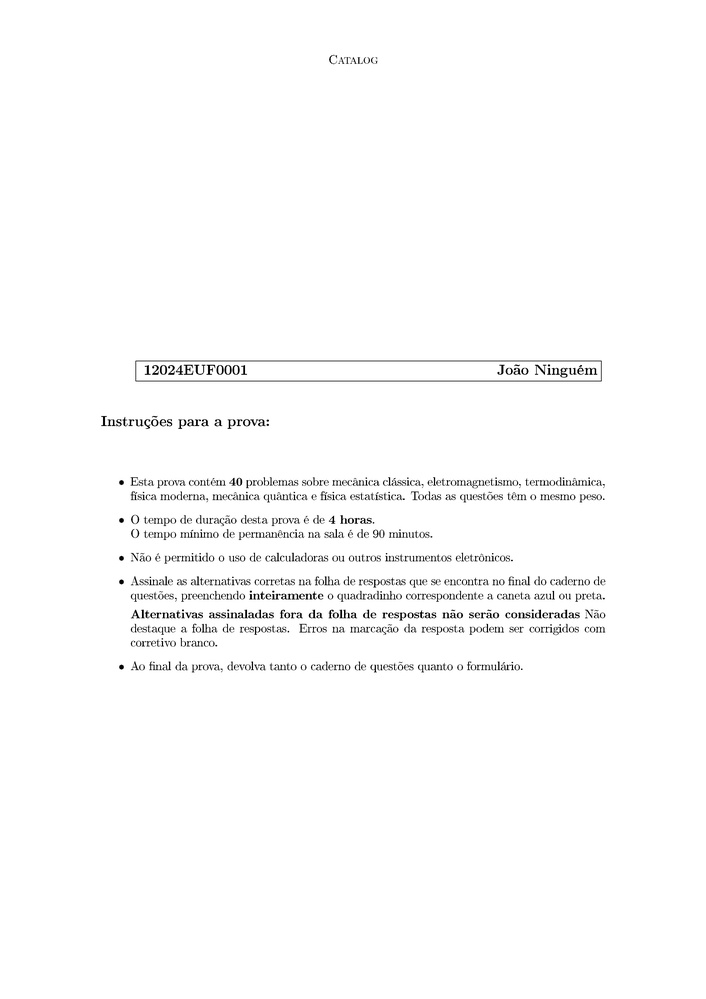
#> input picture OpenCV-Tests/data/splitted_pages-2024-1/output_000.jpg, 706 x 999 px, shrunk from 2481 x 3508 before the run; the run also reads 2 pictures not shown here
$ jupyter execute --allow-errors split_euf_mult.ipynb
#> lines starting #> are read from the running program, lines starting #| are printed output that depends on the picture; after the words box and inside, x2 and y2 are one past the last pixel; in counts of white or black regions, pixels touching at a corner belong together
# Image Magick Code:

```
magick -density 300 input.pdf -background white -alpha remove -alpha off output_%03d.jpg
```

[cell 1]
import cv2 as cv
import numpy as np
import os
from PIL import Image
import pandas as pd

# Question Extraction

[cell 2]
def searchImg(haystack_img, needle_img, threshold):
    result = cv.matchTemplate(haystack_img, needle_img, cv.TM_CCOEFF_NORMED)

    threshold = 0.7
    locations = np.array(np.where(result >= threshold))

    # Filtering for when it gets the same square multiple times
    height = needle_img.shape[0]
    diffs = np.diff(locations[0])
    indices = np.where(diffs > height)[0]

    # No matches were found
    if len(indices) == 0:
        return None

    selected_indices = np.concatenate(([0], indices+1))
    locations = locations[:, selected_indices]

    locations = list(zip(*locations[::-1]))

    return np.array(locations)

def getQuestionRegions(haystack, locations_black_square, locations_question):
    haystack_width, haystack_height = haystack.shape[1], haystack.shape[0]
    regions = []

    for loc_square in locations_black_square:
        for loc_quest in locations_question:
            if loc_quest[1] > loc_square[1]:
                regions.append([loc_square, loc_quest])
                break

    # Adding from the last question to the end of the page
    regions.append([locations_black_square[-1], np.array([haystack_width, haystack_height])])

    return regions

def trimWhitespace(image):
    # Convert to grayscale
    gray = cv.cvtColor(image, cv.COLOR_BGR2GRAY)

    # Apply a binary threshold to detect non-white regions
    _, thresh = cv.threshold(gray, 240, 255, cv.THRESH_BINARY_INV)

    # Find contours of the non-white regions
    contours, _ = cv.findContours(thresh, cv.RETR_EXTERNAL, cv.CHAIN_APPROX_SIMPLE)

    if contours:
        # Get bounding box of the largest contour
        x, y, w, h = cv.boundingRect(np.concatenate(contours))

        # Crop the image using the bounding box
        cropped = image[y:y+h, x:x+w]
        return cropped

def extractRegions(regions, haystack_img, needle_width, needle_height):
    haystack_width = haystack_img.shape[1]

    extracted_regions = []

    c = 0
    for reg_start, reg_end in regions:
        # top_left = (reg_start[0] + int(1.1*needle_width), reg_start[1] - 4*needle_height//5)
        top_left = (reg_start[0], reg_start[1] - 4*needle_height//5)
        bottom_right = (reg_start[0] + 3*haystack_width//4, reg_end[1] - needle_height//2)


        # Extract the region of interest (ROI) from the original image
        region_ = trimWhitespace(haystack_img[top_left[1]:bottom_right[1], top_left[0]:bottom_right[0]])

        extracted_regions.append(region_)

    return extracted_regions

def getWhiteIntervals(img):
    # Convert to grayscale
    img = cv.cvtColor(img, cv.COLOR_BGR2GRAY)

    # Apply a binary threshold to detect non-white regions
    _, img_thr = cv.threshold(img, 240, 255, cv.THRESH_BINARY_INV)

    intervals = []

    start = None
    end = None

    for c, line in enumerate(img_thr):

        if start is None:
            if np.sum(line) == 0:
                    start = c
        elif end is None:
            if np.sum(line) != 0:
                end = c-1
                intervals.append([start, end])
                start = None
                end = None

    return intervals

def splitLines(img):
    needle_height = img.shape[0]
    needle_width = img.shape[1]

    intervals = getWhiteIntervals(img)
    intervals.insert(0, [-1, 0])
    intervals.append([needle_height, -1])

    quest_intervals = [[intervals[inter][1], intervals[inter+1][0]] for inter in range(len(intervals)-1)]

    # Get only the 5 greatest intervals
    if len(quest_intervals) > 5:
        intervals_size = []
        for interval_ in quest_intervals:
            diff = abs(interval_[0] - interval_[1])
            intervals_size.append(diff)

        intervals_size = np.array(intervals_size)
        intervals_size = np.argsort(intervals_size)[-5:][::-1]

        new_intervals = []

        for c, interval_ in enumerate(quest_intervals):
            if (c==0) or (c in intervals_size):
                new_intervals.append(interval_)
            else:
                new_intervals[-1][1] = interval_[1]
        quest_intervals = new_intervals

    splitted_img = []

    for inter in quest_intervals:
        img_ = img[inter[0]:inter[1], 0:needle_width]
        img_ = trimWhitespace(img_)
        splitted_img.append(img_)

    return splitted_img

import numpy as np
import cv2 as cv

def getVerticalWhiteIntervals(img, threshold=1):
    # Convert to grayscale
    img = cv.cvtColor(img, cv.COLOR_BGR2GRAY)

    # Apply a binary threshold to detect non-white regions
    _, img_thr = cv.threshold(img, 240, 255, cv.THRESH_BINARY_INV)

    intervals = []

    start = None
    width = img_thr.shape[1]

    # Iterate over columns
    for col in range(width):
        column = img_thr[:, col]
        if start is None:
            if np.sum(column) == 0:
                start = col
        else:
            if np.sum(column) != 0:
                end = col - 1
                if (end - start + 1) >= threshold:
                    intervals.append([start, end])
                start = None

    # Handle last interval
    if start is not None:
        end = width - 1
        if (end - start + 1) >= threshold:
            intervals.append([start, end])

    return intervals

def splitVerticalLines(img, threshold=1):
    height, width = img.shape[:2]

    intervals = getVerticalWhiteIntervals(img, threshold=threshold)
    intervals.insert(0, [-1, 0])
    intervals.append([width, -1])

    split_intervals = [[intervals[i][1], intervals[i+1][0]] for i in range(len(intervals) - 1)]

    # Keep only the 5 widest intervals
    if len(split_intervals) > 5:
        sizes = [abs(end - start) for start, end in split_intervals]
        largest_indices = np.argsort(sizes)[-5:][::-1]

        new_intervals = []
        for i, interval in enumerate(split_intervals):
            if (i == 0) or (i in largest_indices):
                new_intervals.append(interval)
            else:
                new_intervals[-1][1] = interval[1]
        split_intervals = new_intervals

    split_images = []
    for start, end in split_intervals:
        sub_img = img[:, start:end]
        sub_img = trimWhitespace(sub_img)
        split_images.append(sub_img)

    return split_images

def splitGridLines(img, threshold=100):
    splitted_lines = splitVerticalLines(img, threshold)

    all_lines = []
    for line in splitted_lines:
        horizontal = splitLines(line)
        all_lines += horizontal

    return all_lines

def processQuestions(img, needle_width, pad=15):
    white_strip = np.full((pad, img.shape[1], 3), 255, dtype=np.uint8)
    new_image = np.vstack((img, white_strip))
    return new_image[:, int(1.1*needle_width):]

# [20 lines of commented-out code are left out]

# [45 lines left out: function rewritePage, not called in this run]
def rewritePage(haystack, regions, quest_items, height_step=50, padding=20, margin=300):
    haystack_height, haystack_width = haystack.shape[:2]
    positions = []

    for region, quest in zip(regions, quest_items):
        # Clear the region to white
        haystack[region[0][1]-height_step:region[1][1], region[0][0]:haystack_width] = (255, 255, 255)

        # Shuffle the quest items
        indices = list(range(len(quest)))
        paired = list(zip(quest, indices))
        np.random.shuffle(paired)
        shuffled_quest, indices = zip(*paired)
        positions.append(list(indices))

        x_start = region[0][0]
        y_start = region[0][1] - height_step

        current_x = x_start
        current_y = y_start
        max_line_height = 0

        for item in shuffled_quest:
            h, w = item.shape[:2]

            # Check if item fits in the current row
            if current_x + w > (haystack_width-margin):
                # Wrap to next line
                current_x = x_start
                current_y += max_line_height + padding
                max_line_height = 0

            # Check if item fits vertically on the haystack
            if current_y + h > haystack_height:
                print("Warning: Not enough space to paste more items in the current region.")
                break

            # Paste the item
            haystack[current_y:current_y+h, current_x:current_x+w] = item

            # Update positions
            current_x += w + padding
            max_line_height = max(max_line_height, h)

    return haystack, positions

[cell 3]
needle_img = cv.imread("data/Black_square_new.jpg", cv.IMREAD_COLOR)
needle_height = needle_img.shape[0]
needle_width = needle_img.shape[1]
#> further down, haystack_img is the input picture: shape (999, 706, 3); min 0, max 255, mean 251.2

questao_img = cv.imread("data/2024-Questao.jpg", cv.IMREAD_UNCHANGED)
questao_img = cv.cvtColor(questao_img, cv.COLOR_BGRA2BGR)


total_pages = len(os.listdir("data/splitted_pages-2024-1/"))
new_pages = []
new_positions = []

#> (the rest of this cell did not finish here and is left out)

#> in searchImg, `result = cv.matchTemplate(haystack_img, needle_img, cv.TM_CCOEFF_NORMED)`:
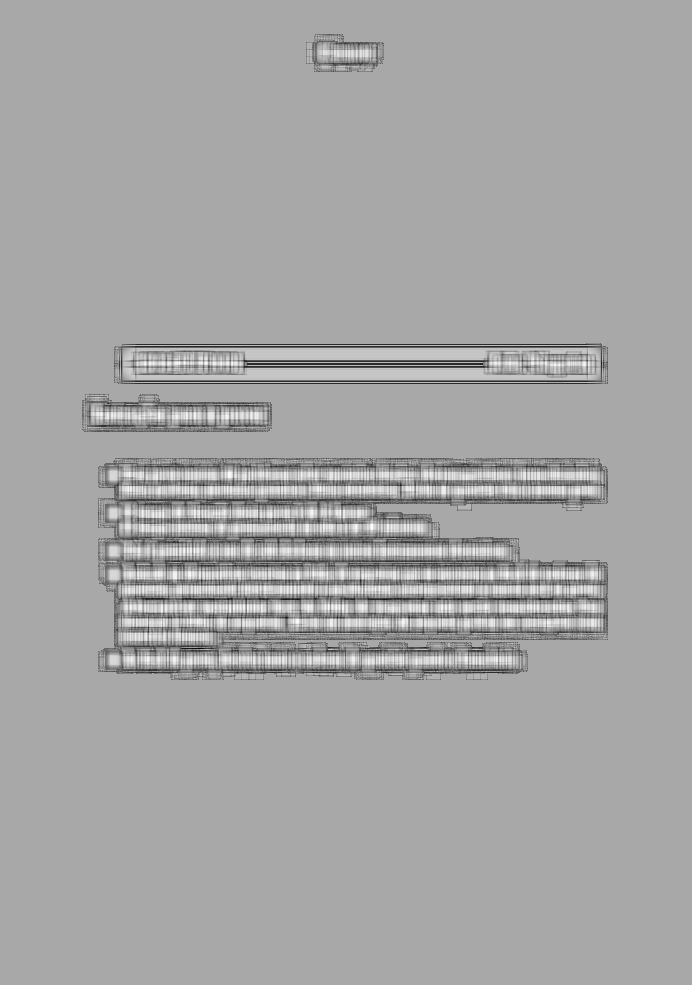
#> result: shape (985, 692) float32; min -0.651, max 0.337, mean -0.00873; drawn with min black and max white
#> in searchImg, `locations = np.array(np.where(result >= threshold))`: locations = empty array
#> pass 2 of the loop `for n_page in range(0, 23):`:
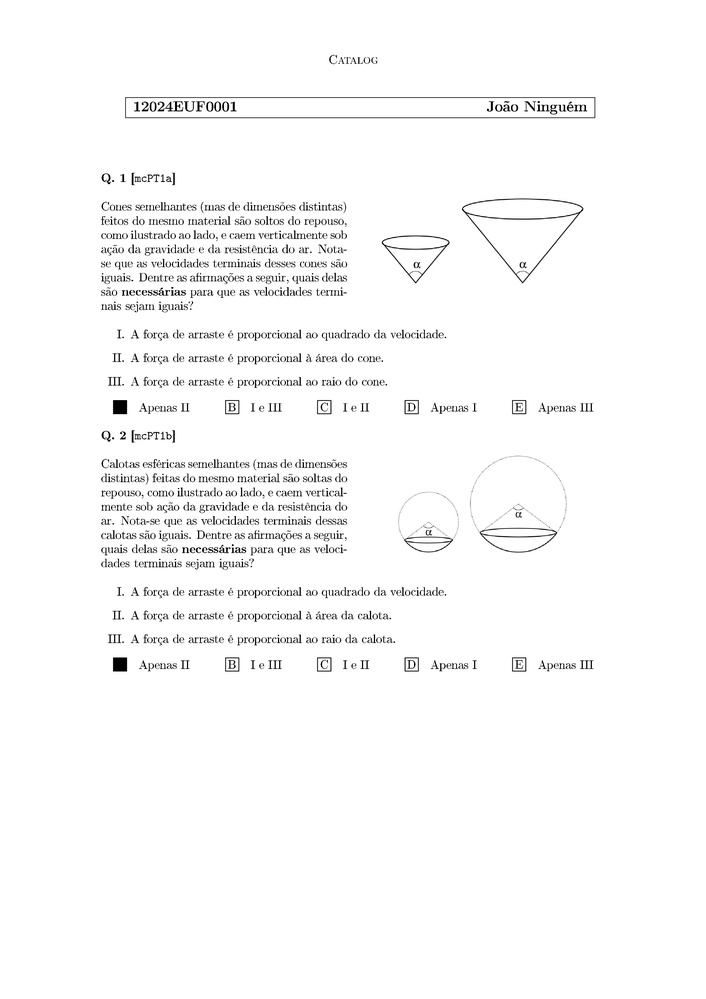
#> input picture OpenCV-Tests/data/splitted_pages-2024-1/output_001.jpg, 706 x 999 px, shrunk from 2481 x 3508 before the run
#> haystack_img is the input picture: shape (999, 706, 3); min 0, max 255, mean 249.4
#> locations_black_square = [[112, 400], [112, 657]]
#> result: shape (989, 694) float32
#> locations_questao = [[101, 173], [101, 431]]
#> the loop in getQuestionRegions, `for loc_square in locations_black_square:` made 2 passes
#> after the loop in getQuestionRegions, `for loc_square in locations_black_square:`: regions = [[[112, 400], [101, 431]]]
#> `regions = getQuestionRegions(haystack_img, locations_black_square, loc..`: regions = [[[112, 400], [101, 431]], [[112, 657], [706, 999]]]
#> the loop in extractRegions, `for reg_start, reg_end in regions:` made 2 passes
#> (reg_start, reg_end, top_left, bottom_right, x in trimWhitespace, y in trimWhitespace, w in trimWhitespace, h in trimWhitespace) on passes 1 to 2: ([112, 400], [101, 431], (112, 388), (641, 424), 0, 0, 482, 27), ([112, 657], [706, 999], (112, 645), (641, 992), 0, 0, 482, 27)
#> pass 1, in trimWhitespace, `_, thresh = cv.threshold(gray, 240, 255, cv.THRESH_BINARY_INV)`:
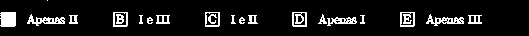
#> thresh: shape (36, 529); 9.3% white in thin lines or dots, all inside (x1, y1, x2, y2) = (0, 0, 482, 27)
#> after the loop in extractRegions, `for reg_start, reg_end in regions:`: extracted_regions = 2 items
#> the loop `for region in regions_extracted:` made 2 passes
#> the loop `for quest_item_ in quest_items:` made 2 passes
#> the loop in rewritePage, `for region, quest in zip(regions, quest_items):` made 2 passes
#> (region, x_start, y_start) on passes 1 to 2: ([[112, 400], [101, 431]], 112, 350), ([[112, 657], [706, 999]], 112, 607)
#> after the loop in rewritePage, `for region, quest in zip(regions, quest_items):`:
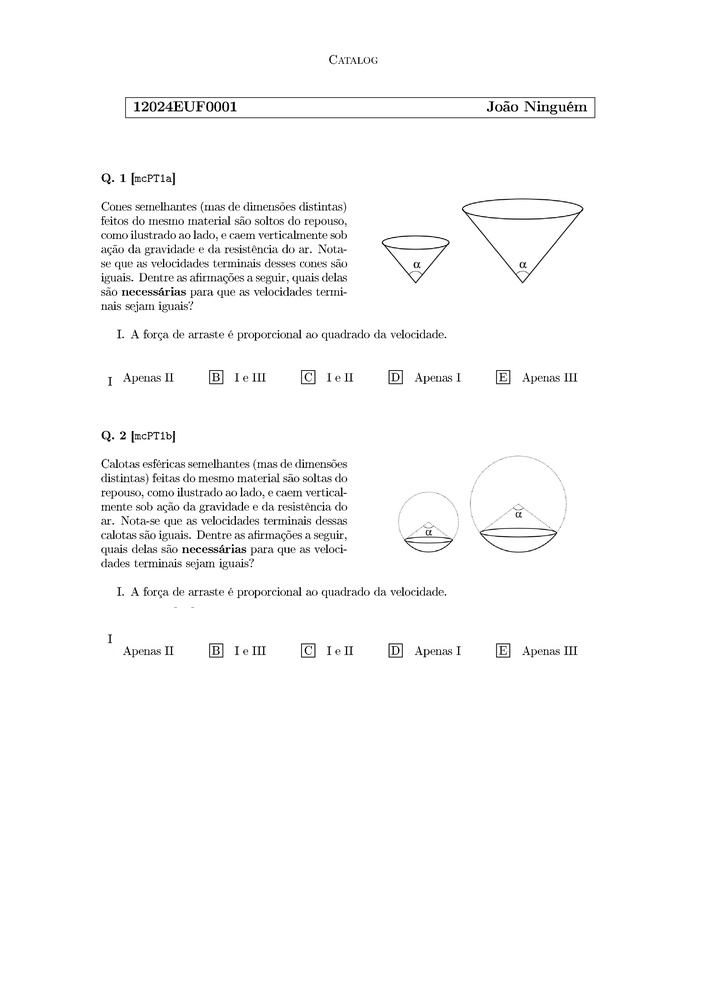
#> haystack: shape (999, 706, 3); min 0, max 255, mean 250.3
#> after the loop in rewritePage, `for region, quest in zip(regions, quest_items):`: positions = [[1, 0], [0, 1]]
#> pass 3 of the loop `for n_page in range(0, 23):`:
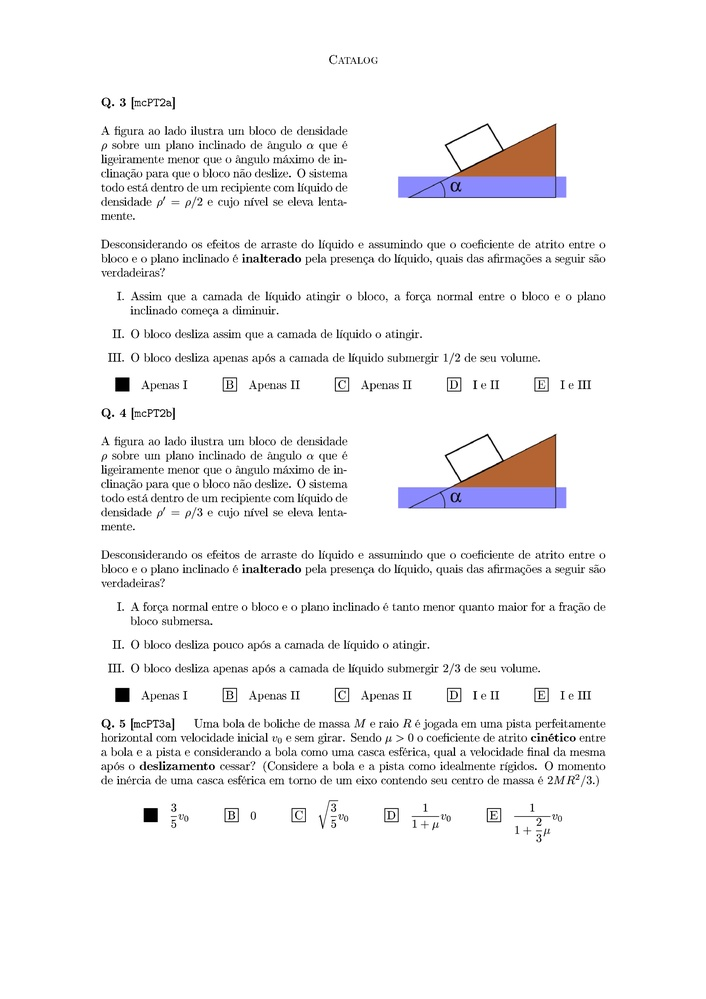
#> input picture OpenCV-Tests/data/splitted_pages-2024-1/output_002.jpg, 706 x 999 px, shrunk from 2481 x 3508 before the run
#> haystack_img is the input picture: shape (999, 706, 3); mean B, G, R 244.7, 244, 244.6
#> result: shape (985, 692) float32
#> locations_black_square = [[114, 377], [115, 687], [143, 807]]
#> result: shape (989, 694) float32
#> locations_questao = [[101, 98], [297, 169], [101, 408], [297, 479], [101, 719]]
#> the loop in getQuestionRegions (call 2), `for loc_square in locations_black_square:` made 3 passes
#> `regions = getQuestionRegions(haystack_img, locations_black_square, loc..`: regions = [[[114, 377], [101, 408]], [[115, 687], [101, 719]], [[143, 807], [706, 999]]]
#> the loop in extractRegions (call 2), `for reg_start, reg_end in regions:` made 3 passes
#> (reg_start, reg_end, top_left, bottom_right, x in trimWhitespace, y in trimWhitespace, w in trimWhitespace, h in trimWhitespace) on passes 1 to 3: ([114, 377], [101, 408], (114, 365), (643, 401), 1, 12, 476, 15), ([115, 687], [101, 719], (115, 675), (644, 712), 0, 0, 476, 28), ([143, 807], [706, 999], (143, 795), (672, 992), 0, 5, 420, 43)
#> pass 1, in trimWhitespace (call 9), `_, thresh = cv.threshold(gray, 240, 255, cv.THRESH_BINARY_INV)`:
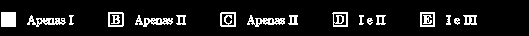
#> thresh: shape (36, 529); 9.7% white in thin lines or dots, all inside (x1, y1, x2, y2) = (1, 12, 477, 27)
#> regions_extracted = 3 items
#> the loop `for region in regions_extracted:` made 3 passes
#> the loop `for quest_item_ in quest_items:` made 3 passes
#> the loop in rewritePage (call 2), `for region, quest in zip(regions, quest_items):` made 3 passes
#> (region, x_start, y_start) on passes 1 to 3: ([[114, 377], [101, 408]], 114, 327), ([[115, 687], [101, 719]], 115, 637), ([[143, 807], [706, 999]], 143, 757)
#> after the loop in rewritePage (call 2), `for region, quest in zip(regions, quest_items):`:
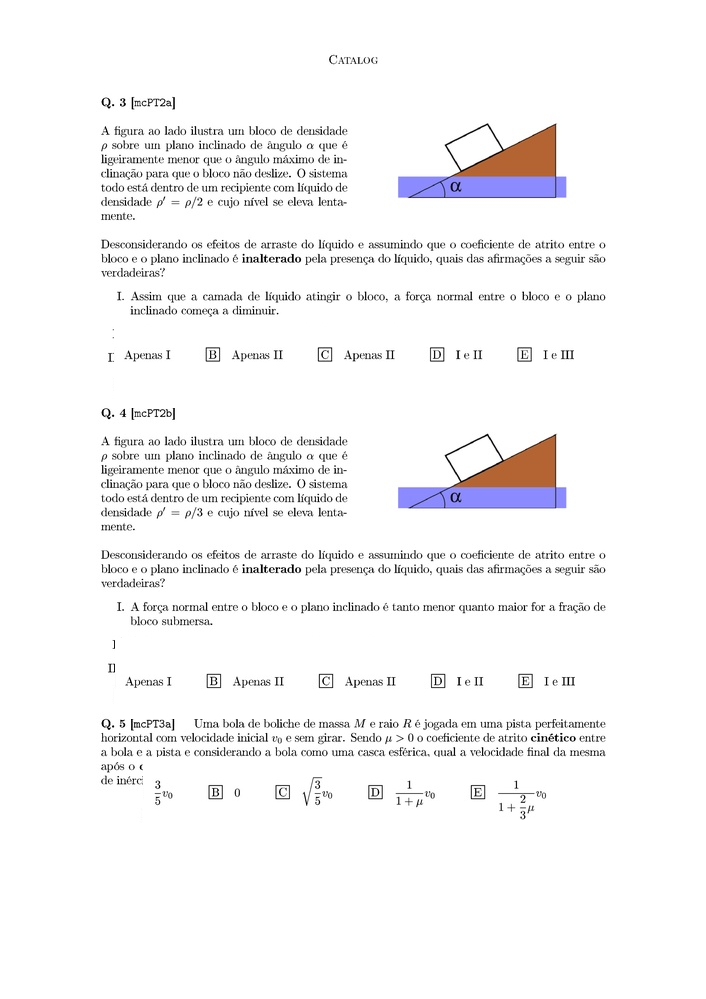
#> haystack: shape (999, 706, 3); mean B, G, R 246.6, 245.9, 246.5
#> after the loop in rewritePage (call 2), `for region, quest in zip(regions, quest_items):`: positions = [[0], [0, 1], [0]]
    if not isinstance(locations_black_square, np.ndarray):
        new_pages.append(haystack_img)
        new_positions.append(None)
        continue

    locations_questao = searchImg(haystack_img, questao_img, 0.7)
    if not isinstance(locations_questao, np.ndarray):
        new_pages.append(haystack_img)
        new_positions.append(None)
        continue

    # Getting the regions of interest
    regions = getQuestionRegions(haystack_img, locations_black_square, locations_questao)

    # Getting the actual images from those regions
    regions_extracted = extractRegions(regions, haystack_img, needle_width, needle_height)
    # for c, extracted_ in enumerate(regions_extracted):
    #     cv.imwrite(f"test-{c}.jpg", extracted_)

    # Getting each item splitted from the questions found
    quest_items = []
    for region in regions_extracted:
        quest_items.append(splitGridLines(region))

    trimmed_quest_items = []
    for quest_item_ in quest_items:
        imgs = []
        for img in quest_item_:
            imgs.append(processQuestions(img, needle_width))
        trimmed_quest_items.append(imgs)

    # Rewriting the page with the new random items
    new_haystack = haystack_img.copy()
    page, positions = rewritePage(new_haystack, regions, trimmed_quest_items)

    new_pages.append(page)
    new_positions.append(positions)

[cell 4]
cv.imwrite("test.jpg", new_pages[1])
#> Out = True

[cell 5]
pil_images = [Image.fromarray(cv.cvtColor(img, cv.COLOR_BGR2RGB)) for img in new_pages]
#> pil_images = 3 items
pil_images[0].save("output.pdf", save_all=True, append_images=pil_images[1:])

[cell 6]
flattened_list = []
for sublist in new_positions:
    if sublist == None:
        flattened_list.append(sublist)
        continue

    for item in sublist:
        flattened_list.append(item)
#> this loop made 3 passes
#> sublist on passes 1 to 3: None, [[1, 0], [0, 1]], [[0], [0, 1], [0]]
#> after the loop, flattened_list = 6 items

[cell 7]
letters_list = ["A", "B", "C", "D", "E", "E"]

answer_sheet_even = {}
answer_sheet_odd = {}
quest_counter = 1

for item in flattened_list:
    if item is None:
        continue

    if (quest_counter % 2) == 0:
        answer_sheet_even[quest_counter] = letters_list[item.index(0)]
    else:
        answer_sheet_odd[quest_counter] = letters_list[item.index(0)]

    quest_counter += 1
#> this loop made 6 passes
#> after the loop, answer_sheet_even = {2: 'A', 4: 'A'}; answer_sheet_odd = {1: 'B', 3: 'A', 5: 'A'}; quest_counter = 6

[cell 8]
df = pd.DataFrame()
df["Answers-1"] = pd.DataFrame([answer_sheet_odd]).T.reset_index(drop=True)
df["Answers-2"] = pd.DataFrame([answer_sheet_even]).T.reset_index(drop=True)
#> (the rest of this cell did not finish here and is left out)

[cell 9]
cv.imwrite("test.jpg", new_pages[0])
#> Out = True
